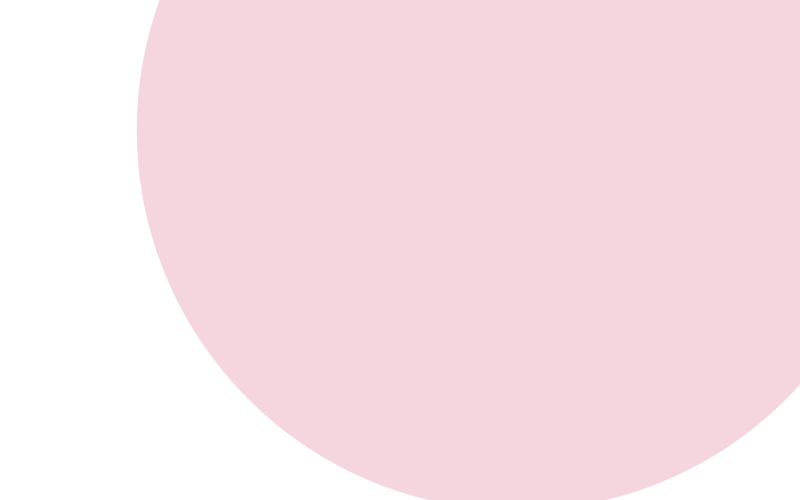
Frame 1 (no input)
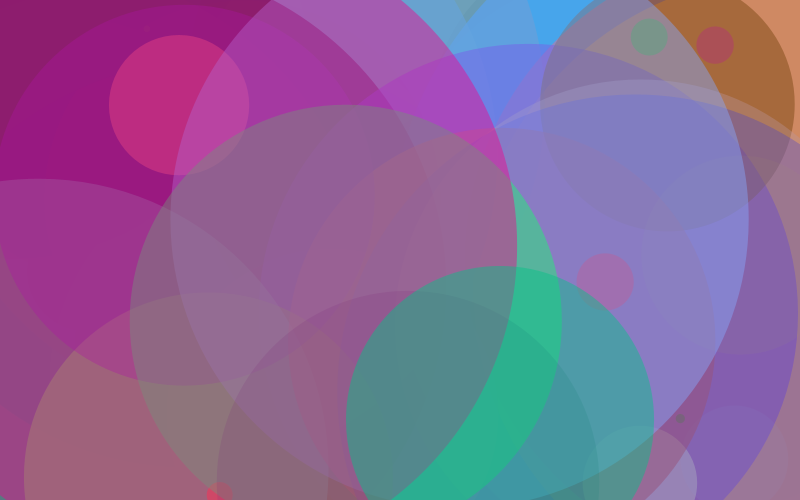
Frame 60 (the mouse pressed at the canvas centre just before this capture)
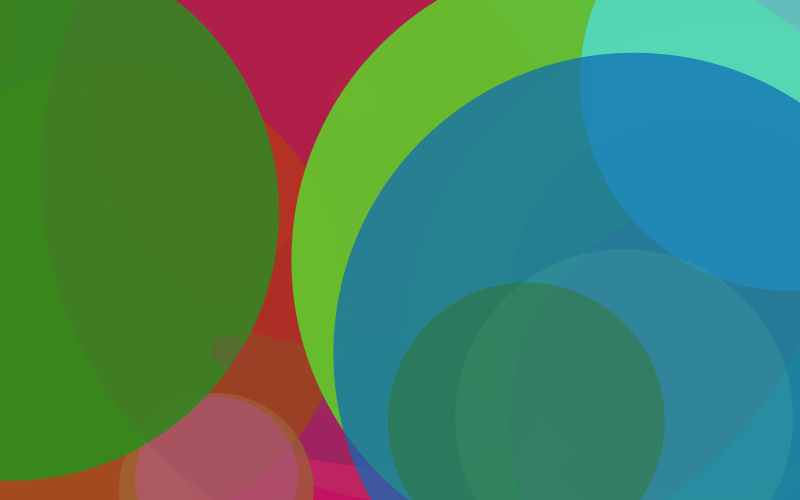
Frame 120 (the mouse held since frame 60 and released just before this capture)

The Processing sketch that drew these frames (run headless with seeded random() and noise(); from frame 60 on, the mouse is pressed at the canvas centre):

// Processing sketch: processing_83888
// ── processing_83888.pde

void setup(){
    size(800,500);
    background(255);
    noStroke();
}

void draw(){
  float x = random(width);
  float y = random(height);
  float s = random(800);
  float a = random(255);
  color c = color(random(255),random(255),random(255));
  fill(c,a);
  ellipse(x,y,s,s);
}
